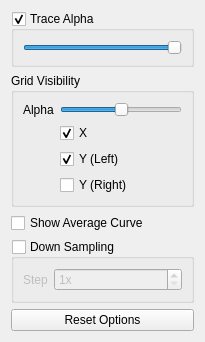
<?xml version="1.0" encoding="UTF-8"?>
<ui version="4.0">
 <class>PlotOptions</class>
 <widget class="QWidget" name="PlotOptions">
  <property name="geometry">
   <rect>
    <x>0</x>
    <y>0</y>
    <width>205</width>
    <height>285</height>
   </rect>
  </property>
  <property name="windowTitle">
   <string>Form</string>
  </property>
  <layout class="QVBoxLayout" name="verticalLayout">
   <item>
    <widget class="QGroupBox" name="alphaGroup">
     <property name="sizePolicy">
      <sizepolicy hsizetype="Preferred" vsizetype="Maximum">
       <horstretch>0</horstretch>
       <verstretch>0</verstretch>
      </sizepolicy>
     </property>
     <property name="title">
      <string>Trace Alpha</string>
     </property>
     <property name="checkable">
      <bool>true</bool>
     </property>
     <layout class="QVBoxLayout" name="verticalLayout_2">
      <item>
       <widget class="QSlider" name="alphaSlider">
        <property name="maximum">
         <number>1000</number>
        </property>
        <property name="singleStep">
         <number>100</number>
        </property>
        <property name="pageStep">
         <number>250</number>
        </property>
        <property name="value">
         <number>1000</number>
        </property>
        <property name="orientation">
         <enum>Qt::Horizontal</enum>
        </property>
        <property name="invertedAppearance">
         <bool>false</bool>
        </property>
        <property name="invertedControls">
         <bool>false</bool>
        </property>
       </widget>
      </item>
     </layout>
    </widget>
   </item>
   <item>
    <widget class="QGroupBox" name="groupBox">
     <property name="title">
      <string>Grid Visibility</string>
     </property>
     <layout class="QFormLayout" name="formLayout_2">
      <item row="0" column="1">
       <widget class="QSlider" name="gridAlphaSlider">
        <property name="maximum">
         <number>255</number>
        </property>
        <property name="singleStep">
         <number>8</number>
        </property>
        <property name="pageStep">
         <number>16</number>
        </property>
        <property name="value">
         <number>128</number>
        </property>
        <property name="orientation">
         <enum>Qt::Horizontal</enum>
        </property>
       </widget>
      </item>
      <item row="1" column="1">
       <widget class="QCheckBox" name="xGridCheck">
        <property name="text">
         <string>X</string>
        </property>
        <property name="checked">
         <bool>true</bool>
        </property>
       </widget>
      </item>
      <item row="2" column="1">
       <widget class="QCheckBox" name="yGridCheck">
        <property name="text">
         <string>Y (Left)</string>
        </property>
        <property name="checked">
         <bool>true</bool>
        </property>
       </widget>
      </item>
      <item row="0" column="0">
       <widget class="QLabel" name="qlGridAlpha">
        <property name="text">
         <string>Alpha</string>
        </property>
       </widget>
      </item>
      <item row="3" column="1">
       <widget class="QCheckBox" name="yGridCheckRight">
        <property name="text">
         <string>Y (Right)</string>
        </property>
       </widget>
      </item>
     </layout>
    </widget>
   </item>
   <item>
    <widget class="QCheckBox" name="averageCheck">
     <property name="text">
      <string>Show Average Curve</string>
     </property>
    </widget>
   </item>
   <item>
    <widget class="QGroupBox" name="downsampleCheck">
     <property name="title">
      <string>Down Sampling</string>
     </property>
     <property name="flat">
      <bool>false</bool>
     </property>
     <property name="checkable">
      <bool>true</bool>
     </property>
     <property name="checked">
      <bool>false</bool>
     </property>
     <layout class="QFormLayout" name="formLayout">
      <item row="0" column="1">
       <widget class="QSpinBox" name="downsampleSpin">
        <property name="suffix">
         <string>x</string>
        </property>
        <property name="minimum">
         <number>1</number>
        </property>
        <property name="maximum">
         <number>10</number>
        </property>
        <property name="singleStep">
         <number>1</number>
        </property>
        <property name="value">
         <number>1</number>
        </property>
       </widget>
      </item>
      <item row="0" column="0">
       <widget class="QLabel" name="qlSampleStep">
        <property name="text">
         <string>Step</string>
        </property>
       </widget>
      </item>
     </layout>
    </widget>
   </item>
   <item>
    <widget class="QPushButton" name="qpbReset">
     <property name="text">
      <string>Reset Options</string>
     </property>
    </widget>
   </item>
  </layout>
 </widget>
 <resources/>
 <connections/>
</ui>
